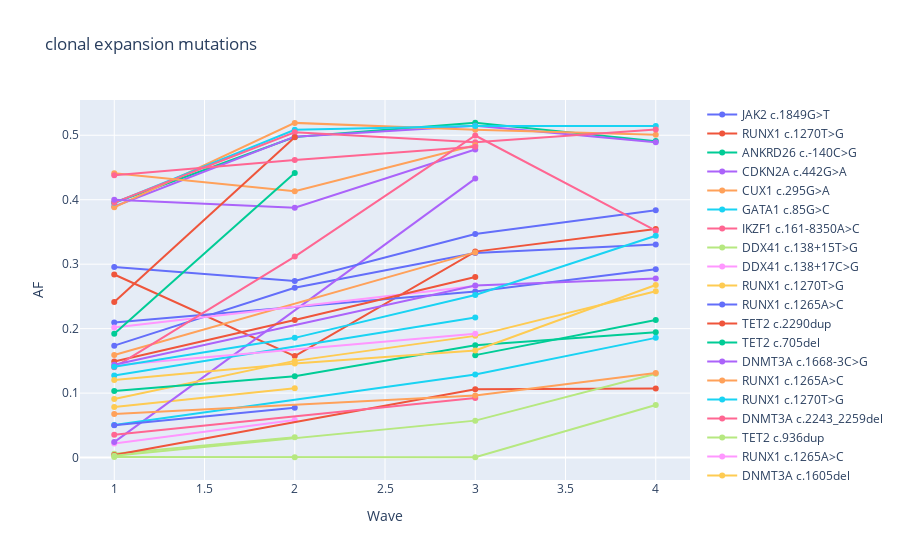

The cell this chart's notebook holds for it:
### Markdown cell above
We can therefore plot all mutations present in the top 5% as ranked by overall gradient using *clonal_expansion* function.

### Code cell
clonal_expansion(lbc, np.quantile(total_grad, 0.95))

### Figure 1 — Plotly figure (JSON) as saved in the notebook; plotly's stock layout.template omitted (floating-point values rounded to 4 significant figures)
{"data": [{"hovertemplate": "LBC360702", "mode": "lines+markers", "name": "JAK2 c.1849G>T", "type": "scatter", "x": [1, 2, 3, 4], "y": [0.1736, 0.2634, 0.3175, 0.3307]}, {"hovertemplate": "LBC360213", "mode": "lines+markers", "name": "RUNX1 c.1270T>G", "type": "scatter", "x": [1, 2, 3, 4], "y": [0.284, 0.1575, 0.3195, 0.3544]}, {"hovertemplate": "LBC360453", "mode": "lines+markers", "name": "ANKRD26 c.-140C>G", "type": "scatter", "x": [1, 2, 3, 4], "y": [0.3953, 0.4972, 0.5194, 0.4909]}, {"hovertemplate": "LBC360453", "mode": "lines+markers", "name": "CDKN2A c.442G>A", "type": "scatter", "x": [1, 2, 3, 4], "y": [0.3895, 0.4978, 0.5149, 0.4892]}, {"hovertemplate": "LBC360453", "mode": "lines+markers", "name": "CUX1 c.295G>A", "type": "scatter", "x": [1, 2, 3, 4], "y": [0.3882, 0.5192, 0.5087, 0.5009]}, {"hovertemplate": "LBC360453", "mode": "lines+markers", "name": "GATA1 c.85G>C", "type": "scatter", "x": [1, 2, 3, 4], "y": [0.3952, 0.5085, 0.5145, 0.5145]}, {"hovertemplate": "LBC360453", "mode": "lines+markers", "name": "IKZF1 c.161-8350A>C", "type": "scatter", "x": [1, 2, 3, 4], "y": [0.3956, 0.5046, 0.4892, 0.5088]}, {"hovertemplate": "LBC360694", "mode": "lines+markers", "name": "DDX41 c.138+15T>G", "type": "scatter", "x": [1, 2], "y": [0.006, 0.0315]}, {"hovertemplate": "LBC360694", "mode": "lines+markers", "name": "DDX41 c.138+17C>G", "type": "scatter", "x": [1, 2], "y": [0.0219, 0.0583]}, {"hovertemplate": "LBC360694", "mode": "lines+markers", "name": "RUNX1 c.1270T>G", "type": "scatter", "x": [1, 2], "y": [0.0784, 0.1077]}, {"hovertemplate": "LBC0001A", "mode": "lines+markers", "name": "RUNX1 c.1265A>C", "type": "scatter", "x": [1, 3, 4], "y": [0.2096, 0.2576, 0.292]}, {"hovertemplate": "LBC0001A", "mode": "lines+markers", "name": "TET2 c.2290dup", "type": "scatter", "x": [1, 3, 4], "y": [0.0041, 0.1061, 0.107]}, {"hovertemplate": "LBC0001A", "mode": "lines+markers", "name": "TET2 c.705del", "type": "scatter", "x": [3, 4], "y": [0.1589, 0.2135]}, {"hovertemplate": "LBC0040V", "mode": "lines+markers", "name": "DNMT3A c.1668-3C>G", "type": "scatter", "x": [1, 3], "y": [0.024, 0.4328]}, {"hovertemplate": "LBC0047K", "mode": "lines+markers", "name": "RUNX1 c.1265A>C", "type": "scatter", "x": [1, 3], "y": [0.159, 0.3183]}, {"hovertemplate": "LBC0047K", "mode": "lines+markers", "name": "RUNX1 c.1270T>G", "type": "scatter", "x": [1, 3], "y": [0.1272, 0.2172]}, {"hovertemplate": "LBC0068H", "mode": "lines+markers", "name": "DNMT3A c.2243_2259del", "type": "scatter", "x": [1, 3], "y": [0.0353, 0.0924]}, {"hovertemplate": "LBC0251K", "mode": "lines+markers", "name": "TET2 c.936dup", "type": "scatter", "x": [1, 3, 4], "y": [0.0029, 0.0573, 0.1301]}, {"hovertemplate": "LBC0373R", "mode": "lines+markers", "name": "RUNX1 c.1265A>C", "type": "scatter", "x": [1, 3], "y": [0.2016, 0.266]}, {"hovertemplate": "LBC360508", "mode": "lines+markers", "name": "DNMT3A c.1605del", "type": "scatter", "x": [1, 2, 3, 4], "y": [0.091, 0.15, 0.1888, 0.2581]}, {"hovertemplate": "LBC360549", "mode": "lines+markers", "name": "DNMT3A c.1677C>A", "type": "scatter", "x": [1, 2, 3, 4], "y": [0.2957, 0.2741, 0.3467, 0.3837]}, {"hovertemplate": "LBC360636", "mode": "lines+markers", "name": "DNMT3A c.976C>G", "type": "scatter", "x": [1, 2, 3], "y": [0.149, 0.2133, 0.28]}, {"hovertemplate": "LBC360914", "mode": "lines+markers", "name": "DNMT3A c.2203T>A", "type": "scatter", "x": [1, 2, 3, 4], "y": [0.1032, 0.1262, 0.1743, 0.1945]}, {"hovertemplate": "LBC361133", "mode": "lines+markers", "name": "RUNX1 c.1265A>C", "type": "scatter", "x": [1, 2, 3], "y": [0.4, 0.3877, 0.4779]}, {"hovertemplate": "LBC361172", "mode": "lines+markers", "name": "RUNX1 c.1265A>C", "type": "scatter", "x": [1, 2, 3], "y": [0.4409, 0.413, 0.4845]}, {"hovertemplate": "LBC360790", "mode": "lines+markers", "name": "PPM1D c.1338del", "type": "scatter", "x": [1, 3, 4], "y": [0.0507, 0.1289, 0.1857]}, {"hovertemplate": "LBC360021", "mode": "lines+markers", "name": "JAK2 c.1849G>T", "type": "scatter", "x": [1, 2, 3, 4], "y": [0.14, 0.3118, 0.4996, 0.352]}, {"hovertemplate": "LBC360021", "mode": "lines+markers", "name": "SF3B1 c.2225G>A", "type": "scatter", "x": [1, 2, 3, 4], "y": [0.0007, 0.0005, 0.0005, 0.0816]}, {"hovertemplate": "LBC0256W", "mode": "lines+markers", "name": "TET2 c.685dup", "type": "scatter", "x": [1, 3], "y": [0.1431, 0.192]}, {"hovertemplate": "LBC360072", "mode": "lines+markers", "name": "TET2 c.1505del", "type": "scatter", "x": [1, 2, 3, 4], "y": [0.1205, 0.1459, 0.1661, 0.2677]}, {"hovertemplate": "LBC361286", "mode": "lines+markers", "name": "EZH2 c.118-5_118-4del", "type": "scatter", "x": [1, 2], "y": [0.05, 0.0772]}, {"hovertemplate": "LBC361286", "mode": "lines+markers", "name": "TET2 c.100C>T", "type": "scatter", "x": [1, 2], "y": [0.2415, 0.4968]}, {"hovertemplate": "LBC361286", "mode": "lines+markers", "name": "TP53 c.108G>A", "type": "scatter", "x": [1, 2], "y": [0.192, 0.4413]}, {"hovertemplate": "LBC0111B", "mode": "lines+markers", "name": "JAK2 c.1849G>T", "type": "scatter", "x": [1, 3, 4], "y": [0.1441, 0.2668, 0.2776]}, {"hovertemplate": "LBC0591L", "mode": "lines+markers", "name": "TET2 c.2552del", "type": "scatter", "x": [1, 3, 4], "y": [0.0676, 0.0962, 0.1312]}, {"hovertemplate": "LBC360181", "mode": "lines+markers", "name": "TET2 c.1102del", "type": "scatter", "x": [1, 2, 3, 4], "y": [0.141, 0.1857, 0.2521, 0.3441]}, {"hovertemplate": "LBC360291", "mode": "lines+markers", "name": "RUNX1 c.1265A>C", "type": "scatter", "x": [1, 2, 3], "y": [0.4379, 0.4618, 0.482]}], "layout": {"title": {"text": "clonal expansion mutations"}, "xaxis": {"title": {"text": "Wave"}}, "yaxis": {"title": {"text": "AF"}}}}
